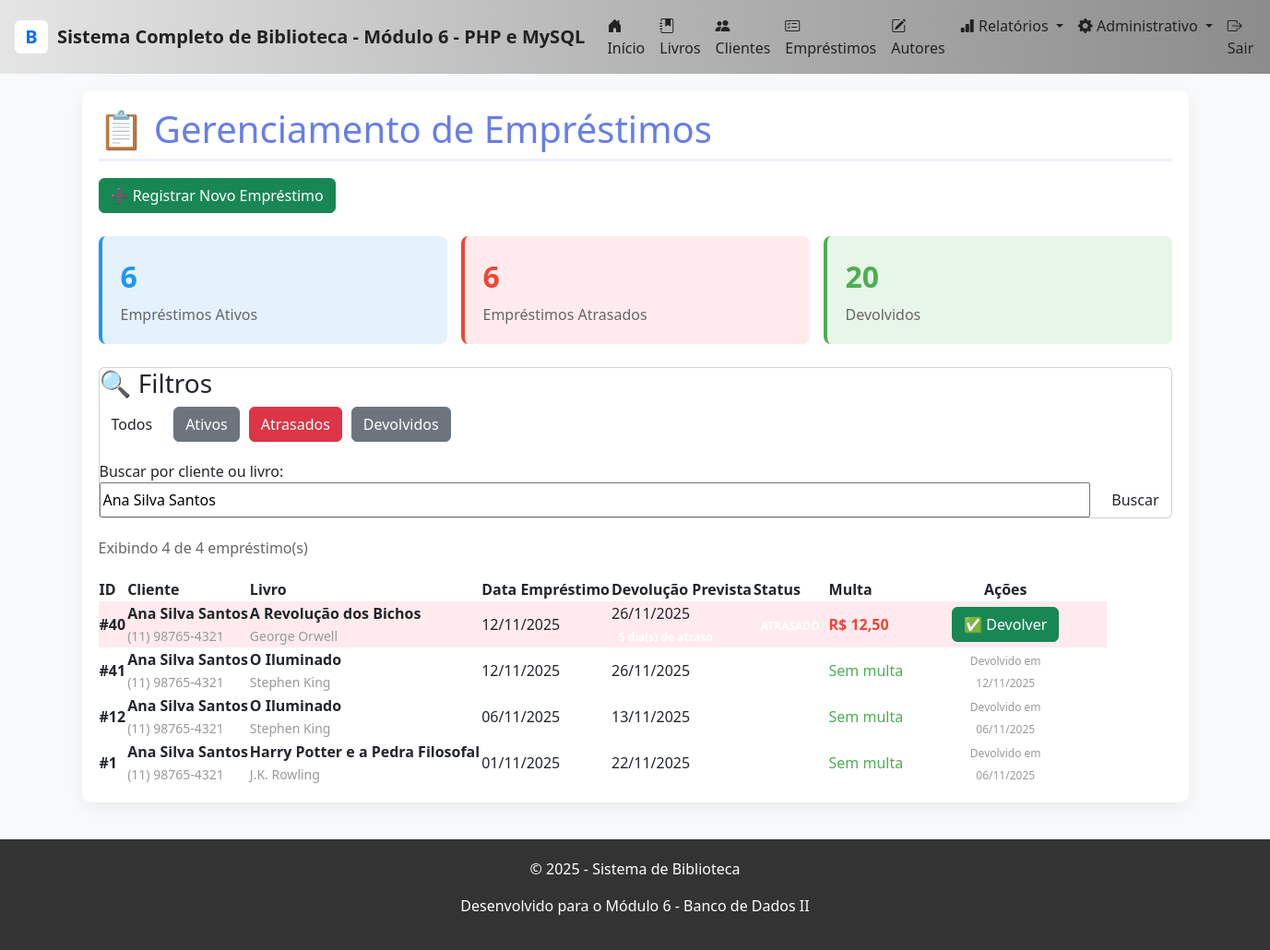
Screenshot of /emprestimos_listar.php?busca=Ana Silva Santos with the database file from the repository.
### tables this page shows
CREATE TABLE `emprestimos` (
  `id` int NOT NULL AUTO_INCREMENT,
  `cliente_id` int NOT NULL,
  `livro_id` int NOT NULL,
  `data_emprestimo` date NOT NULL,
  `data_devolucao_prevista` date NOT NULL,
  `data_devolucao_real` date DEFAULT NULL,
  `status` enum('Ativo','Devolvido','Atrasado','Cancelado') DEFAULT 'Ativo',
  `multa` decimal(10,2) DEFAULT '0.00',
  `observacoes` text,
  `created_at` timestamp NOT NULL DEFAULT CURRENT_TIMESTAMP,
  `updated_at` timestamp NOT NULL DEFAULT CURRENT_TIMESTAMP ON UPDATE CURRENT_TIMESTAMP,
  PRIMARY KEY (`id`),
  KEY `idx_cliente` (`cliente_id`),
  KEY `idx_livro` (`livro_id`),
  KEY `idx_status` (`status`),
  KEY `idx_data_emprestimo` (`data_emprestimo`),
  KEY `idx_data_devolucao` (`data_devolucao_prevista`),
  CONSTRAINT `emprestimos_ibfk_1` FOREIGN KEY (`cliente_id`) REFERENCES `clientes` (`id`),
  CONSTRAINT `emprestimos_ibfk_2` FOREIGN KEY (`livro_id`) REFERENCES `livros` (`id`)
);

CREATE TABLE `clientes` (
  `id` int NOT NULL AUTO_INCREMENT,
  `nome` varchar(150) NOT NULL,
  `email` varchar(150) NOT NULL,
  `telefone` varchar(20) NOT NULL,
  `cpf` varchar(14) DEFAULT NULL,
  `data_nascimento` date DEFAULT NULL,
  `endereco` varchar(255) DEFAULT NULL,
  `cidade` varchar(100) DEFAULT NULL,
  `estado` char(2) DEFAULT NULL,
  `cep` varchar(10) DEFAULT NULL,
  `status` enum('Ativo','Inativo','Bloqueado') DEFAULT 'Ativo',
  `observacoes` text,
  `created_at` timestamp NOT NULL DEFAULT CURRENT_TIMESTAMP,
  `updated_at` timestamp NOT NULL DEFAULT CURRENT_TIMESTAMP ON UPDATE CURRENT_TIMESTAMP,
  PRIMARY KEY (`id`),
  UNIQUE KEY `email` (`email`),
  UNIQUE KEY `cpf` (`cpf`),
  KEY `idx_email` (`email`),
  KEY `idx_nome` (`nome`),
  KEY `idx_status` (`status`)
);

CREATE TABLE `livros` (
  `id` int NOT NULL AUTO_INCREMENT,
  `titulo` varchar(200) NOT NULL,
  `autor_id` int NOT NULL,
  `isbn` varchar(20) DEFAULT NULL,
  `ano_publicacao` year DEFAULT NULL,
  `editora` varchar(100) DEFAULT NULL,
  `numero_paginas` int DEFAULT NULL,
  `quantidade_total` int DEFAULT '1',
  `quantidade_disponivel` int DEFAULT '1',
  `categoria` varchar(50) DEFAULT NULL,
  `capa_imagem` varchar(255) DEFAULT NULL,
  `localizacao` varchar(50) DEFAULT NULL,
  `created_at` timestamp NOT NULL DEFAULT CURRENT_TIMESTAMP,
  `updated_at` timestamp NOT NULL DEFAULT CURRENT_TIMESTAMP ON UPDATE CURRENT_TIMESTAMP,
  PRIMARY KEY (`id`),
  UNIQUE KEY `isbn` (`isbn`),
  KEY `idx_titulo` (`titulo`),
  KEY `idx_autor` (`autor_id`),
  KEY `idx_isbn` (`isbn`),
  CONSTRAINT `livros_ibfk_1` FOREIGN KEY (`autor_id`) REFERENCES `autores` (`id`)
);

CREATE TABLE `autores` (
  `id` int NOT NULL AUTO_INCREMENT,
  `nome` varchar(150) NOT NULL,
  `nacionalidade` varchar(50) DEFAULT NULL,
  `data_nascimento` date DEFAULT NULL,
  `biografia` text,
  `created_at` timestamp NOT NULL DEFAULT CURRENT_TIMESTAMP,
  `updated_at` timestamp NOT NULL DEFAULT CURRENT_TIMESTAMP ON UPDATE CURRENT_TIMESTAMP,
  PRIMARY KEY (`id`)
);

### includes/funcoes.php (called while the page is built, shortened)
<?php
function limparInput(string $dados): string {
    $dados = trim($dados);
    $dados = stripslashes($dados);
    $dados = htmlspecialchars($dados, ENT_QUOTES, 'UTF-8');
    return $dados;
}
function formatarData(string $data): string {
    return date('d/m/Y', strtotime($data));
}
function formatarMoeda(float $valor): string {
    return 'R$ ' . number_format($valor, 2, ',', '.');
}
function formatarTelefone(string $telefone): string {
    $telefone = preg_replace('/[^0-9]/', '', $telefone);
    if (strlen($telefone) == 11) {
        return '(' . substr($telefone, 0, 2) . ') ' .
               substr($telefone, 2, 5) . '-' .
               substr($telefone, 7, 4);
    } elseif (strlen($telefone) == 10) {
        return '(' . substr($telefone, 0, 2) . ') ' .
               substr($telefone, 2, 4) . '-' .
               substr($telefone, 6, 4);
    }
    return $telefone;
}

### emprestimos_listar.php (the view, shortened to what this page needs)
<?php
require_once __DIR__ . '/includes/funcoes.php';
require_once __DIR__ . '/includes/header.php';
$db = Database::getInstance();
$pdo = $db->getConnection();
$filtro_status = isset($_GET['filtro']) ? limparInput($_GET['filtro']) : 'todos';
$filtro_busca = isset($_GET['busca']) ? limparInput($_GET['busca']) : '';
$por_pagina = REGISTROS_POR_PAGINA;
$pagina_atual = isset($_GET['pagina']) ? max(1, (int)$_GET['pagina']) : 1;
$offset = ($pagina_atual - 1) * $por_pagina;
try {
    $where_clauses = [];
    $params = [];
    if (!empty($filtro_busca)) {
        $where_clauses[] = "(c.nome LIKE :busca OR l.titulo LIKE :busca)";
        $params['busca'] = "%$filtro_busca%";
    }
    $where_sql = count($where_clauses) > 0 ? " WHERE " . implode(" AND ", $where_clauses) : "";
    $stmt = $pdo->prepare("
        SELECT COUNT(*)
        FROM emprestimos e
        INNER JOIN clientes c ON e.cliente_id = c.id
        INNER JOIN livros l ON e.livro_id = l.id
        $where_sql
    ");
    $stmt->execute($params);
    $total_registros = $stmt->fetchColumn();
    $sql = "
        SELECT
            e.*,
            c.nome AS cliente_nome,
            c.email AS cliente_email,
            c.telefone AS cliente_telefone,
            l.titulo AS livro_titulo,
            a.nome AS autor_nome,
            DATEDIFF(CURDATE(), e.data_devolucao_prevista) AS dias_atraso,
            CASE
                WHEN e.status = 'Ativo' AND CURDATE() > e.data_devolucao_prevista
                THEN DATEDIFF(CURDATE(), e.data_devolucao_prevista) * :valor_multa
                ELSE e.multa
            END AS multa_calculada
        FROM emprestimos e
        INNER JOIN clientes c ON e.cliente_id = c.id
        INNER JOIN livros l ON e.livro_id = l.id
        INNER JOIN autores a ON l.autor_id = a.id
        $where_sql
        ORDER BY
            CASE
                WHEN e.status = 'Ativo' AND e.data_devolucao_prevista < CURDATE() THEN 1
                WHEN e.status = 'Ativo' THEN 2
                ELSE 3
            END,
            e.data_emprestimo DESC
        LIMIT :limite OFFSET :offset
    ";
    $stmt = $pdo->prepare($sql);
    foreach ($params as $key => $value) {
        $stmt->bindValue(":$key", $value);
    }
    $stmt->bindValue(':valor_multa', VALOR_MULTA_DIA);
    $stmt->bindValue(':limite', $por_pagina, PDO::PARAM_INT);
    $stmt->bindValue(':offset', $offset, PDO::PARAM_INT);
    $stmt->execute();
    $emprestimos = $stmt->fetchAll();
    $sql = "
        SELECT
            (SELECT COUNT(*) FROM emprestimos WHERE status = 'Ativo') AS ativos,
            (SELECT COUNT(*) FROM emprestimos WHERE status = 'Ativo' AND data_devolucao_prevista < CURDATE()) AS atrasados,
            (SELECT COUNT(*) FROM emprestimos WHERE status = 'Devolvido') AS devolvidos
    ";
    $stmt = $pdo->query($sql);
    $stats = $stmt->fetch();
?>
    <h1>📋 Gerenciamento de Empréstimos</h1>
    <div style="margin-bottom: 25px;">
        <a href="emprestimo_novo.php" class="btn btn-success">
            ➕ Registrar Novo Empréstimo
        </a>
    </div>
    <div style="display: grid; grid-template-columns: repeat(auto-fit, minmax(200px, 1fr)); gap: 15px; margin-bottom: 25px;">
        <div style="background: #e3f2fd; padding: 20px; border-radius: 8px; border-left: 4px solid #2196F3;">
            <div style="font-size: 32px; font-weight: bold; color: #2196F3;">
                <?= $stats['ativos'] ?>
            </div>
            <div style="color: #666; margin-top: 5px;">Empréstimos Ativos</div>
        </div>
        <div style="background: #ffebee; padding: 20px; border-radius: 8px; border-left: 4px solid #f44336;">
            <div style="font-size: 32px; font-weight: bold; color: #f44336;">
                <?= $stats['atrasados'] ?>
            </div>
            <div style="color: #666; margin-top: 5px;">Empréstimos Atrasados</div>
        </div>
        <div style="background: #e8f5e9; padding: 20px; border-radius: 8px; border-left: 4px solid #4CAF50;">
            <div style="font-size: 32px; font-weight: bold; color: #4CAF50;">
                <?= $stats['devolvidos'] ?>
            </div>
            <div style="color: #666; margin-top: 5px;">Devolvidos</div>
        </div>
    </div>
    <div class="card">
        <h3>🔍 Filtros</h3>
        <div style="display: flex; gap: 10px; flex-wrap: wrap; margin-bottom: 20px;">
            <a href="emprestimos.php?filtro=todos"
               class="btn btn-small <?= $filtro_status == 'todos' ? '' : 'btn-secondary' ?>">
                Todos
            </a>
            <a href="emprestimos.php?filtro=ativos"
               class="btn btn-small <?= $filtro_status == 'ativos' ? '' : 'btn-secondary' ?>">
                Ativos
            </a>
            <a href="emprestimos.php?filtro=atrasados"
               class="btn btn-small btn-danger <?= $filtro_status == 'atrasados' ? '' : 'btn-secondary' ?>">
                Atrasados
            </a>
            <a href="emprestimos.php?filtro=devolvidos"
               class="btn btn-small <?= $filtro_status == 'devolvidos' ? '' : 'btn-secondary' ?>">
                Devolvidos
            </a>
        </div>
        <form method="GET" action="emprestimos.php" style="background: transparent; padding: 0;">
            <div class="form-group">
                <label for="busca">Buscar por cliente ou livro:</label>
                <div style="display: flex; gap: 10px;">
                    <input
                        type="text"
                        id="busca"
                        name="busca"
                        value="<?= htmlspecialchars($filtro_busca) ?>"
                        placeholder="Digite o nome do cliente ou título do livro..."
                        style="flex: 1;"
                    >
                    <button type="submit" class="btn">Buscar</button>
                </div>
            </div>
        </form>
    </div>
    <p style="color: #666; margin: 20px 0;">
        Exibindo <?= count($emprestimos) ?> de <?= $total_registros ?> empréstimo(s)
    </p>
    <?php if (count($emprestimos) > 0): ?>
        <table>
            <thead>
                <tr>
                    <th>ID</th>
                    <th>Cliente</th>
                    <th>Livro</th>
                    <th>Data Empréstimo</th>
                    <th>Devolução Prevista</th>
                    <th>Status</th>
                    <th>Multa</th>
                    <th style="width: 220px; text-align: center;">Ações</th>
                </tr>
            </thead>
            <tbody>
                <?php foreach ($emprestimos as $emp):
                    $dias_atraso = max(0, $emp['dias_atraso']);
                    $esta_atrasado = $emp['status'] == 'Ativo' && $dias_atraso > 0;
                ?>
                    <tr style="<?= $esta_atrasado ? 'background-color: #ffebee;' : '' ?>">
                        <td><strong>#<?= $emp['id'] ?></strong></td>
                        <td>
                            <strong><?= htmlspecialchars($emp['cliente_nome']) ?></strong>
                            <br>
                            <small style="color: #999;">
                                <?= formatarTelefone($emp['cliente_telefone']) ?>
                            </small>
                        </td>
                        <td>
                            <strong><?= htmlspecialchars($emp['livro_titulo']) ?></strong>
                            <br>
                            <small style="color: #999;">
                                <?= htmlspecialchars($emp['autor_nome']) ?>
                            </small>
                        </td>
                        <td><?= formatarData($emp['data_emprestimo']) ?></td>
                        <td>
                            <?= formatarData($emp['data_devolucao_prevista']) ?>
                            <?php if ($esta_atrasado): ?>
                                <br>
                                <span class="badge badge-danger">
                                </span>
                            <?php endif; ?>
                        </td>
                        <td>
                            <?php
                            $badge_class = 'badge-info';
                            if ($emp['status'] == 'Devolvido') $badge_class = 'badge-success';
                            if ($esta_atrasado) $badge_class = 'badge-danger';
                            ?>
                            <span class="badge <?= $badge_class ?>">
                            </span>
                        </td>
                        <td>
                            <?php if ($emp['multa_calculada'] > 0): ?>
                                <span style="color: #f44336; font-weight: bold;">
                                    <?= formatarMoeda($emp['multa_calculada']) ?>
                                </span>
                            <?php else: ?>
                                <span style="color: #4CAF50;">Sem multa</span>
                            <?php endif; ?>
                        </td>
                        <td style="text-align: center;">
                            <?php if ($emp['status'] == 'Ativo'): ?>
                                <a href="emprestimo_devolver.php?id=<?= $emp['id'] ?>"
                                   class="btn btn-success btn-small"
                                   title="Registrar devolução">
                                    ✅ Devolver
                                </a>
                            <?php else: ?>
                                <span style="color: #999; font-size: 12px;">
                                    Devolvido em<br>
                                    <?= formatarData($emp['data_devolucao_real']) ?>
                                </span>
                            <?php endif; ?>
                        </td>
                    </tr>
                <?php endforeach; ?>
            </tbody>
        </table>
    <?php endif; ?>
<?php
} catch (PDOException $e) {
    exibirMensagem('erro', 'Erro ao carregar empréstimos: ' . $e->getMessage());
}
require_once 'includes/footer.php';
?>

### includes/header.php (style rules this page uses)
body { background:#f8f9fa; font-family: "Segoe UI", Tahoma, sans-serif; }
h1 { color:#667eea; border-bottom:3px solid rgba(102,126,234,0.12); padding-bottom:8px; margin-bottom:18px; }

### rows the page displays
emprestimos: id "40", cliente.nome "Ana Silva Santos", cliente.telefone "(11) 98765-4321", livro.titulo "A Revolução dos Bichos", autores.nome "George Orwell", data_emprestimo "12/11/2025", data_devolucao_prevista "26/11/2025", multa_calculada "R$ 12,50"
emprestimos: id "41", cliente.nome "Ana Silva Santos", cliente.telefone "(11) 98765-4321", livro.titulo "O Iluminado", autores.nome "Stephen King", data_emprestimo "12/11/2025", data_devolucao_prevista "26/11/2025", shows "Sem multa", data_devolucao_real "12/11/2025"
emprestimos: id "12", cliente.nome "Ana Silva Santos", cliente.telefone "(11) 98765-4321", livro.titulo "O Iluminado", autores.nome "Stephen King", data_emprestimo "06/11/2025", data_devolucao_prevista "13/11/2025", shows "Sem multa", data_devolucao_real "06/11/2025"
emprestimos: id "1", cliente.nome "Ana Silva Santos", cliente.telefone "(11) 98765-4321", livro.titulo "Harry Potter e a Pedra Filosofal", autores.nome "J.K. Rowling", data_emprestimo "01/11/2025", data_devolucao_prevista "22/11/2025", shows "Sem multa", data_devolucao_real "06/11/2025"

### other values shown
NOME_BIBLIOTECA "Sistema Completo de Biblioteca - Módulo 6 - PHP e MySQL"
$stats['ativos'] "6"
$stats['atrasados'] "6"
$stats['devolvidos'] "20"
count($emprestimos) "4"
$total_registros "4"
